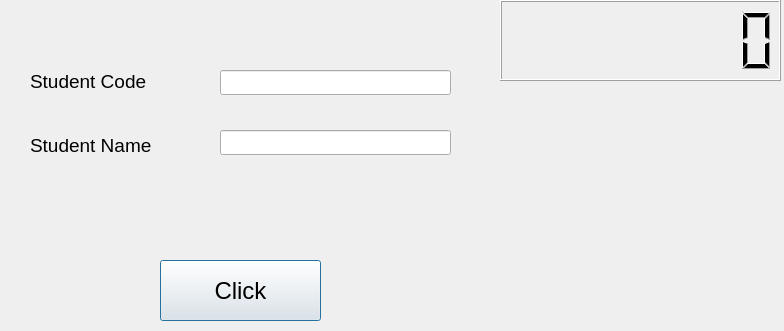
<?xml version="1.0" encoding="UTF-8"?>
<ui version="4.0">
 <class>Dialog</class>
 <widget class="QDialog" name="Dialog">
  <property name="geometry">
   <rect>
    <x>0</x>
    <y>0</y>
    <width>784</width>
    <height>331</height>
   </rect>
  </property>
  <property name="windowTitle">
   <string>Dialog</string>
  </property>
  <widget class="QLabel" name="labelResponse">
   <property name="geometry">
    <rect>
     <x>40</x>
     <y>210</y>
     <width>451</width>
     <height>31</height>
    </rect>
   </property>
   <property name="text">
    <string/>
   </property>
  </widget>
  <widget class="QPushButton" name="pushButtonClickMe">
   <property name="geometry">
    <rect>
     <x>160</x>
     <y>260</y>
     <width>161</width>
     <height>61</height>
    </rect>
   </property>
   <property name="font">
    <font>
     <pointsize>18</pointsize>
    </font>
   </property>
   <property name="text">
    <string>Click</string>
   </property>
  </widget>
  <widget class="QLabel" name="label">
   <property name="geometry">
    <rect>
     <x>30</x>
     <y>70</y>
     <width>143</width>
     <height>22</height>
    </rect>
   </property>
   <property name="font">
    <font>
     <pointsize>14</pointsize>
    </font>
   </property>
   <property name="text">
    <string>Student Code</string>
   </property>
  </widget>
  <widget class="QLineEdit" name="lineEditName">
   <property name="geometry">
    <rect>
     <x>220</x>
     <y>130</y>
     <width>231</width>
     <height>25</height>
    </rect>
   </property>
  </widget>
  <widget class="QLabel" name="label_2">
   <property name="geometry">
    <rect>
     <x>30</x>
     <y>130</y>
     <width>131</width>
     <height>31</height>
    </rect>
   </property>
   <property name="font">
    <font>
     <pointsize>14</pointsize>
    </font>
   </property>
   <property name="text">
    <string>Student Name</string>
   </property>
  </widget>
  <widget class="QLineEdit" name="lineEditCode">
   <property name="geometry">
    <rect>
     <x>220</x>
     <y>70</y>
     <width>231</width>
     <height>25</height>
    </rect>
   </property>
  </widget>
  <widget class="QLCDNumber" name="lcdNumber">
   <property name="geometry">
    <rect>
     <x>500</x>
     <y>0</y>
     <width>281</width>
     <height>81</height>
    </rect>
   </property>
   <property name="font">
    <font>
     <pointsize>14</pointsize>
    </font>
   </property>
   <property name="digitCount">
    <number>8</number>
   </property>
  </widget>
 </widget>
 <resources/>
 <connections/>
</ui>
